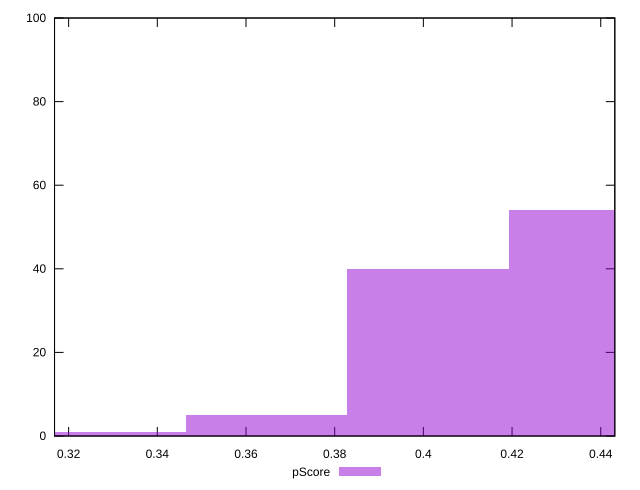

Here is the gnuplot script that generated this plot:
reset

$pScore <<EOF
0.36462759457765553 5
0.4010903540354211 40
0.4375531134931866 54
0.32816483511989 1
EOF

set key outside below
set boxwidth 0.03646275945776555
set xrange [0.3168235294117647:0.4431764705882353]
set yrange [0:100]
set trange [0:100]
set style fill transparent solid 0.5 noborder
set terminal svg size 640, 490 enhanced background rgb 'white'
set output "reports/report_00028_2021-02-24T12-49-42.674Z/uses-rel-preload/samples/music/pScore/histogram.svg"

plot $pScore title "pScore" with boxes

reset
